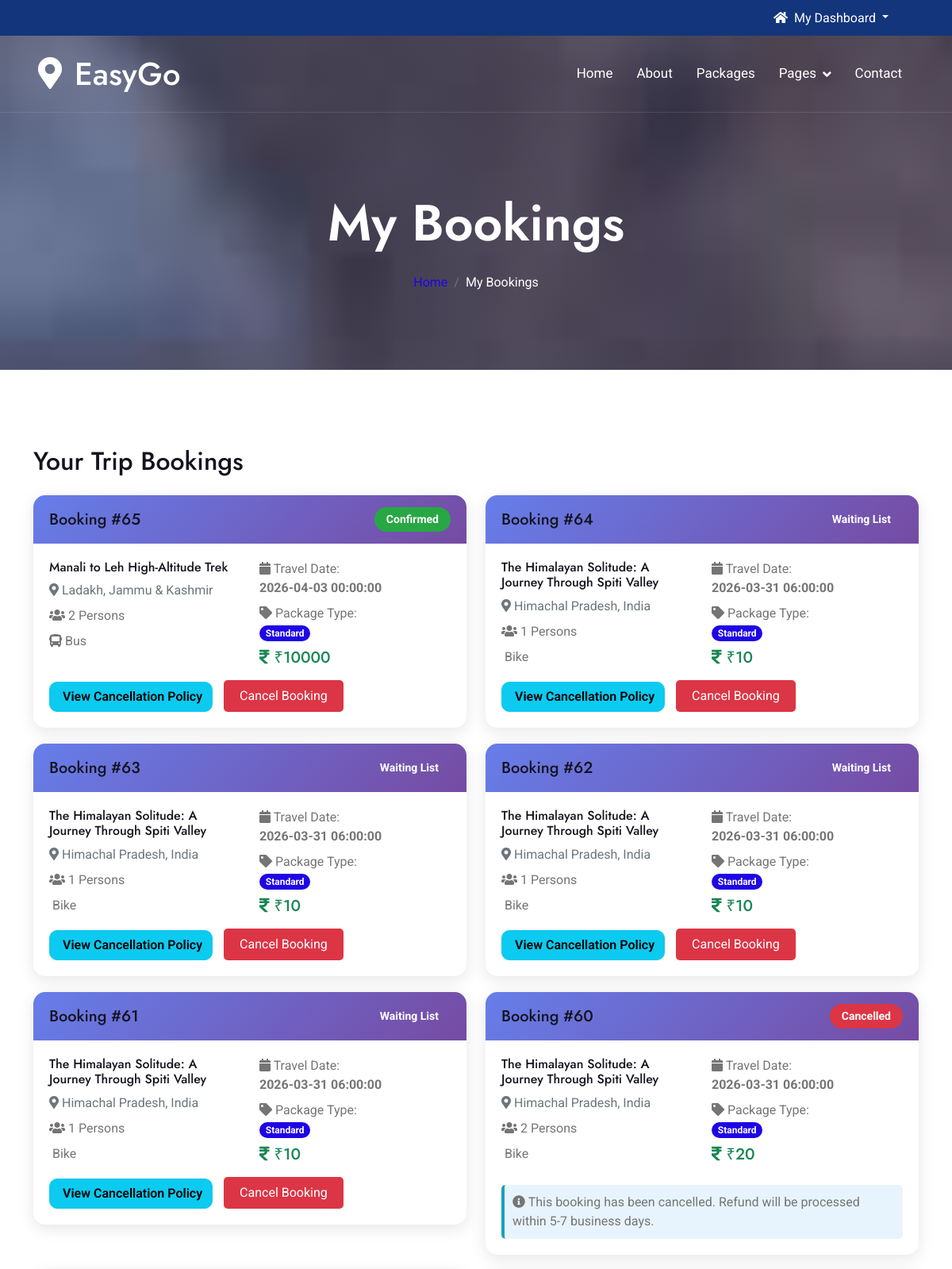
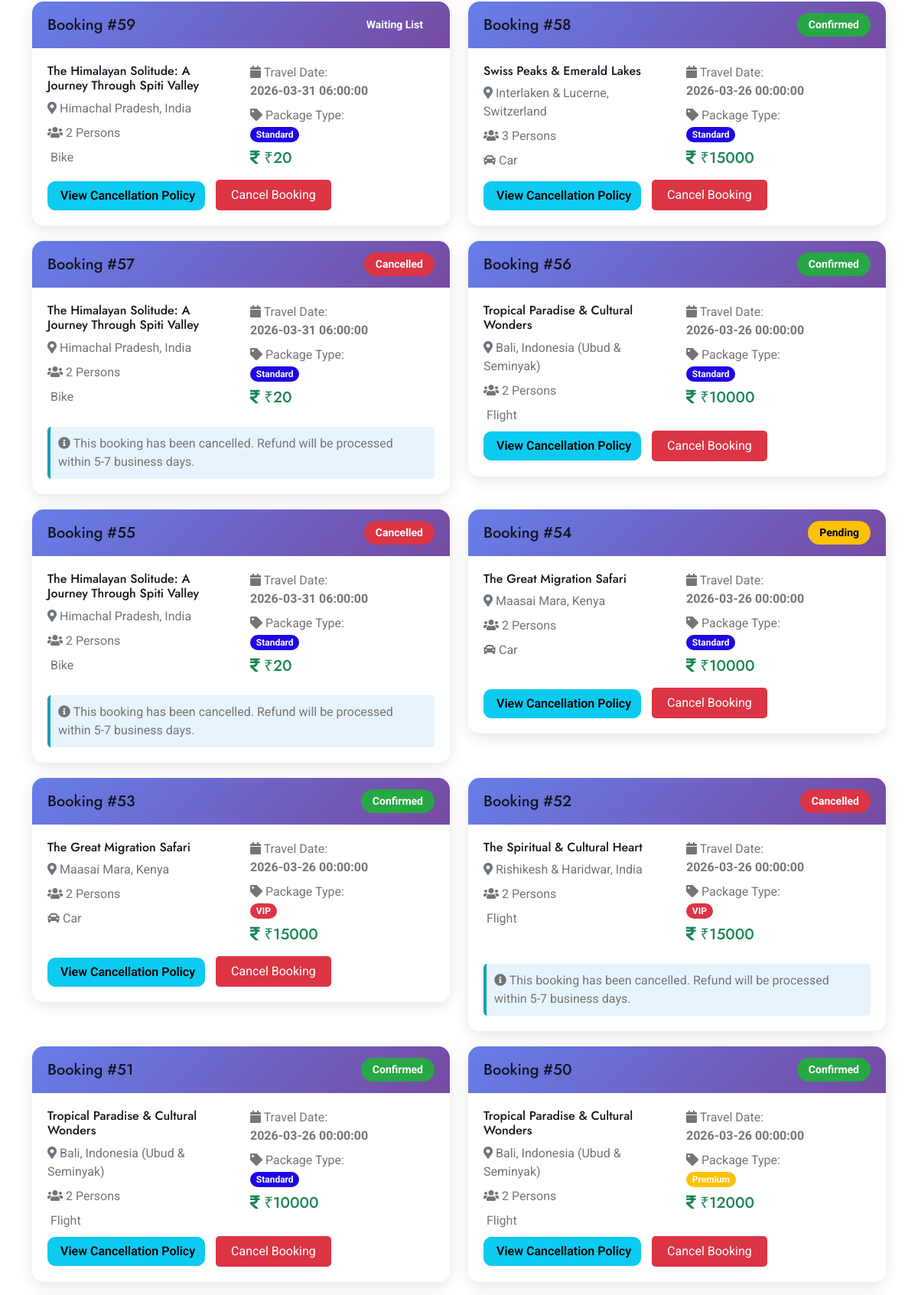
The app's page /my-bookings/ (signed in, upper part) with its own data (2 pictures, top to bottom).
### Tours/models.py (models this page shows, shortened)
class Booking(models.Model):
    TRAVEL_MODE_CHOICES = [
        ('bus', 'Bus'),
        ('train', 'Train'),
        ('flight', 'Flight'),
        ('car', 'Car'),
        ('bike', 'Bike'),
    ]
    PACKAGE_TYPE_CHOICES = [
        ('standard', 'Standard'),
        ('premium', 'Premium'),
        ('vip', 'VIP'),
    ]
    user = models.ForeignKey(UserRegistration, on_delete=models.CASCADE)
    package = models.ForeignKey(Package, on_delete=models.CASCADE)
    booking_date = models.DateTimeField(auto_now_add=True)
    travel_date = models.CharField(max_length=100)
    persons = models.IntegerField(validators=[MinValueValidator(1)])
    travel_mode = models.CharField(max_length=20, choices=TRAVEL_MODE_CHOICES, default='bus')
    package_type = models.CharField(max_length=20, choices=PACKAGE_TYPE_CHOICES, default='standard')
    total_price = models.IntegerField(default=0)
    message = models.TextField(blank=True, null=True)
    waiting_list_position = models.IntegerField(null=True, blank=True, help_text="Position in waiting list")
    promoted_from_waiting = models.BooleanField(default=False, help_text="Whether booking was promoted from waiting list")
    booking_status = models.CharField(max_length=20, default='confirmed',
                                      choices=[('confirmed', 'Confirmed'),
                                               ('cancelled', 'Cancelled'),
                                               ('pending', 'Pending'),
                                               ('waiting', 'Waiting List')])
    payment_screenshot = models.ImageField(upload_to='payment_screenshots/', blank=True, null=True)

class Package(models.Model):
    CATEGORY_CHOICES = [
        ('Adventure', 'Adventure'),
        ('Honeymoon', 'Honeymoon'),
        ('Family', 'Family'),
        ('Spiritual', 'Spiritual'),
        ('SoloTrip', 'SoloTrip'),
    ]
    TRAVEL_MODE_CHOICES = [
        ('bus', 'Bus'),
        ('train', 'Train'),
        ('flight', 'Flight'),
        ('car', 'Car'),
        ('bike', 'Bike'),
    ]
    VEHICLE_CAPACITY = {
        'car': 7,  # Car max 7 persons
        'bus': 60,  # Bus max 50 persons
        'train': 100,  # Train max 100 persons
        'flight': 200,  # Flight max 200 persons
        'bike': 1,  # Bike max 2 persons
    }
    title = models.CharField(max_length=200)
    source_city = models.CharField(max_length=100, help_text="City where the tour starts", default="Ahmedabad")
    location = models.CharField(max_length=200)
    duration = models.CharField(max_length=100)
    base_price = models.IntegerField(default=5000, help_text="Price per person")
    category = models.CharField(max_length=100, choices=CATEGORY_CHOICES)
    description = models.TextField()
    image = models.ImageField(upload_to='packages/')
    triptime = models.DateTimeField(default=datetime.datetime(2026, 3, 26, tzinfo=timezone.get_current_timezone()))
    max_persons = models.IntegerField(default=60)
    min_persons = models.IntegerField(default=1)
    available_seats = models.IntegerField(default=60)

### Tours/views.py (the view)
# urls.py: path('my-bookings/', views.my_bookings, name='my_bookings'),
def my_bookings(request):
    user_id = request.session.get('user_id')
    if not user_id:
        messages.warning(request, "Please login to view your bookings.")
        return redirect('login')
    bookings = Booking.objects.filter(user_id=user_id).select_related('package').order_by('-booking_date')
    return render(request, 'my_bookings.html', {
        'bookings': bookings
    })

### Tours/templates/my_bookings.html (shortened to what this page needs)
{% extends 'base.html' %}
{% load static %}
{% block content %}
<div class="container-fluid bg-breadcrumb">
    <div class="container text-center py-5" style="max-width: 900px;">
        <h3 class="text-white display-3 mb-4">My Bookings</h3>
        <ol class="breadcrumb justify-content-center mb-0">
            <li class="breadcrumb-item"><a href="{% url 'home' %}">Home</a></li>
            <li class="breadcrumb-item active text-white">My Bookings</li>
        </ol>
    </div>
</div>
<div class="container-fluid py-5">
    <div class="container py-5">
        <h2 class="mb-4">Your Trip Bookings</h2>
        {% if bookings %}
            <div class="row">
                {% for booking in bookings %}
                <div class="col-md-6">
                    <div class="booking-card" id="booking-{{ booking.id }}">
                        <div class="booking-header">
                            <div class="d-flex justify-content-between align-items-center">
                                <h5 class="mb-0">Booking #{{ booking.id }}</h5>
                                <span class="status-badge status-{{ booking.booking_status }}">
                                    {{ booking.get_booking_status_display }}
                                </span>
                            </div>
                        </div>
                        <div class="booking-body">
                            <div class="row">
                                <div class="col-md-6">
                                    <h6>{{ booking.package.title }}</h6>
                                    <p class="text-muted mb-2">
                                        <i class="fa fa-map-marker-alt"></i> {{ booking.package.location }}
                                    </p>
                                    <p class="mb-2">
                                        <i class="fa fa-users"></i> {{ booking.persons }} Persons
                                    </p>
                                    <p class="mb-2">
                                        <i class="fa fa-{{ booking.travel_mode }}"></i> {{ booking.get_travel_mode_display }}
                                    </p>
                                </div>
                                <div class="col-md-6">
                                    <p class="mb-2">
                                        <i class="fa fa-calendar"></i> Travel Date:<br>
                                        <strong>{{ booking.travel_date }}</strong>
                                    </p>
                                    <p class="mb-2">
                                        <i class="fa fa-tag"></i> Package Type:<br>
                                        <span class="badge bg-{% if booking.package_type == 'premium' %}warning{% elif booking.package_type == 'vip' %}danger{% else %}secondary{% endif %}">
                                            {{ booking.get_package_type_display }}
                                        </span>
                                    </p>
                                    <p class="h5 text-success mb-3">
                                        <i class="fa fa-rupee-sign"></i> ₹{{ booking.total_price }}
                                    </p>
                                </div>
                            </div>
      {% if booking.booking_status == 'cancelled' %}
    <div class="refund-info">
        <i class="fa fa-info-circle"></i>
        This booking has been cancelled. Refund will be processed within 5-7 business days.
    </div>
{% else %}
    <a href="{% url 'cancellation_policy' booking.id %}" class="btn btn-info" style="margin-right: 10px;">
         View Cancellation Policy
    </a>
    <button class="cancel-btn" onclick="cancelBooking({{ booking.id }})">
        Cancel Booking
    </button>
{% endif %}
                        </div>
                    </div>
                </div>
                {% endfor %}
            </div>
        {% endif %}
    </div>
</div>
{% endblock %}

### Tours/static/css/style.css (style rules this page uses)
.btn { font-weight: 600; transition: .5s; }
.bg-breadcrumb { background: linear-gradient(rgba(19, 53, 123, 0.5), rgba(19, 53, 123, 0.5)), url(../img/breadcrumb-bg.jpg); background-position: center center; background-repeat: no-repeat; background-size: cover; background-attachment: fixed; padding: 150px 0 50px 0; }
.bg-breadcrumb .breadcrumb-item a { color: var(--bs-secondary) !important; }

### Tours/templates/my_bookings.html (style rules this page uses)
.booking-card { background: white; border-radius: 15px; overflow: hidden; box-shadow: 0 5px 20px rgba(0,0,0,0.1); margin-bottom: 20px; transition: transform 0.3s; }
.booking-header { background: linear-gradient(135deg, #667eea 0%, #764ba2 100%); color: white; padding: 15px 20px; }
.booking-body { padding: 20px; }
.status-badge { padding: 5px 15px; border-radius: 20px; font-weight: bold; font-size: 14px; }
.status-confirmed { background: #28a745; color: white; }
.status-pending { background: #ffc107; color: black; }
.status-cancelled { background: #dc3545; color: white; }
.cancel-btn { background: #dc3545; color: white; border: none; padding: 8px 20px; border-radius: 5px; cursor: pointer; transition: background 0.3s; }
.refund-info { background: #e8f4fd; border-left: 4px solid #17a2b8; padding: 10px; margin-top: 10px; border-radius: 5px; }

### records on screen
Booking: id "65", booking_status "Confirmed", package "Manali to Leh High-Altitude Trek", package.location "Ladakh, Jammu & Kashmir", persons "2", travel_mode "Bus", travel_date "2026-04-03 00:00:00", package_type "Standard", total_price "10000"
Booking: id "64", booking_status "Waiting List", package "The Himalayan Solitude: A Journey Through Spiti Valley", package.location "Himachal Pradesh, India", persons "1", travel_mode "Bike", travel_date "2026-03-31 06:00:00", package_type "Standard", total_price "10"
Booking: id "63", booking_status "Waiting List", package "The Himalayan Solitude: A Journey Through Spiti Valley", package.location "Himachal Pradesh, India", persons "1", travel_mode "Bike", travel_date "2026-03-31 06:00:00", package_type "Standard", total_price "10"
Booking: id "62", booking_status "Waiting List", package "The Himalayan Solitude: A Journey Through Spiti Valley", package.location "Himachal Pradesh, India", persons "1", travel_mode "Bike", travel_date "2026-03-31 06:00:00", package_type "Standard", total_price "10"
Booking: id "61", booking_status "Waiting List", package "The Himalayan Solitude: A Journey Through Spiti Valley", package.location "Himachal Pradesh, India", persons "1", travel_mode "Bike", travel_date "2026-03-31 06:00:00", package_type "Standard", total_price "10"
Booking: id "60", booking_status "Cancelled", package "The Himalayan Solitude: A Journey Through Spiti Valley", package.location "Himachal Pradesh, India", persons "2", travel_mode "Bike", travel_date "2026-03-31 06:00:00", package_type "Standard", total_price "20", shows "This booking has been cancelled. Refund will be processed within 5-7 business days."
Booking: id "59", booking_status "Waiting List", package "The Himalayan Solitude: A Journey Through Spiti Valley", package.location "Himachal Pradesh, India", persons "2", travel_mode "Bike", travel_date "2026-03-31 06:00:00", package_type "Standard", total_price "20"
Booking: id "58", booking_status "Confirmed", package "Swiss Peaks & Emerald Lakes", package.location "Interlaken & Lucerne, Switzerland", persons "3", travel_mode "Car", travel_date "2026-03-26 00:00:00", package_type "Standard", total_price "15000"
Booking: id "57", booking_status "Cancelled", package "The Himalayan Solitude: A Journey Through Spiti Valley", package.location "Himachal Pradesh, India", persons "2", travel_mode "Bike", travel_date "2026-03-31 06:00:00", package_type "Standard", total_price "20", shows "This booking has been cancelled. Refund will be processed within 5-7 business days."
Booking: id "56", booking_status "Confirmed", package "Tropical Paradise & Cultural Wonders", package.location "Bali, Indonesia (Ubud & Seminyak)", persons "2", travel_mode "Flight", travel_date "2026-03-26 00:00:00", package_type "Standard", total_price "10000"
Booking: id "55", booking_status "Cancelled", package "The Himalayan Solitude: A Journey Through Spiti Valley", package.location "Himachal Pradesh, India", persons "2", travel_mode "Bike", travel_date "2026-03-31 06:00:00", package_type "Standard", total_price "20", shows "This booking has been cancelled. Refund will be processed within 5-7 business days."
Booking: id "54", booking_status "Pending", package "The Great Migration Safari", package.location "Maasai Mara, Kenya", persons "2", travel_mode "Car", travel_date "2026-03-26 00:00:00", package_type "Standard", total_price "10000"
Booking: id "53", booking_status "Confirmed", package "The Great Migration Safari", package.location "Maasai Mara, Kenya", persons "2", travel_mode "Car", travel_date "2026-03-26 00:00:00", package_type "VIP", total_price "15000"
Booking: id "52", booking_status "Cancelled", package "The Spiritual & Cultural Heart", package.location "Rishikesh & Haridwar, India", persons "2", travel_mode "Flight", travel_date "2026-03-26 00:00:00", package_type "VIP", total_price "15000", shows "This booking has been cancelled. Refund will be processed within 5-7 business days."
Booking: id "51", booking_status "Confirmed", package "Tropical Paradise & Cultural Wonders", package.location "Bali, Indonesia (Ubud & Seminyak)", persons "2", travel_mode "Flight", travel_date "2026-03-26 00:00:00", package_type "Standard", total_price "10000"
Booking: id "50", booking_status "Confirmed", package "Tropical Paradise & Cultural Wonders", package.location "Bali, Indonesia (Ubud & Seminyak)", persons "2", travel_mode "Flight", travel_date "2026-03-26 00:00:00", package_type "Premium", total_price "12000"
